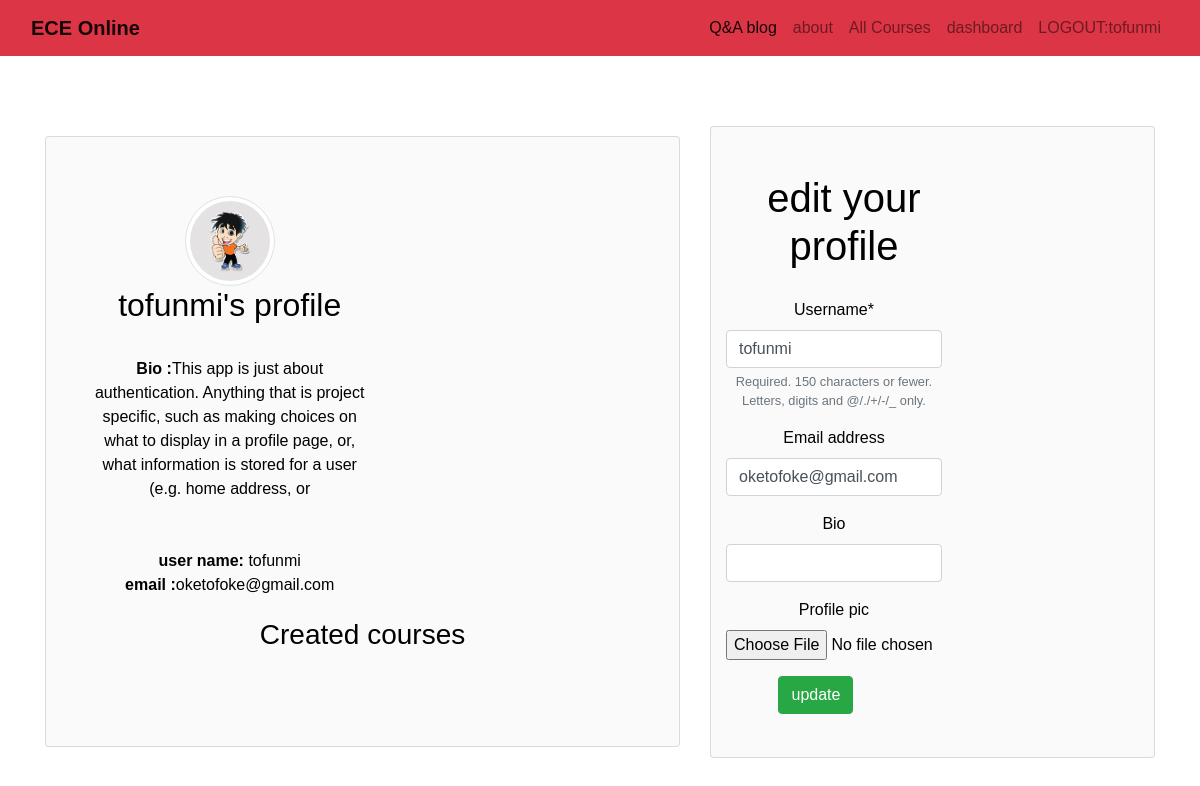
/profile/ (signed in), run on the app's committed database.
### user/models.py (models this page shows, shortened)
class Profile(models.Model):
    user = models.OneToOneField(User, on_delete=models.CASCADE)
    level = models.CharField(choices=LEVEL_CHOICE, default='Year one', max_length=30)
    bio = models.CharField(max_length=200)
    profile_pic = models.ImageField(default='default.jpg', upload_to = 'profile_pics')
    matric = models.IntegerField(null=True,blank=True)
    is_teacher = models.BooleanField('teacher status', default=False)
    USERNAME_FIELD = 'matric'

### user/views.py (the view)
# urls.py: path('', views.myprofile, name='profile'),
@login_required
def myprofile(request):
    user_profile = get_user_profile(request)
    user_courses = get_user_courses(request)
    teachers_courses= Course.objects.filter(owner=request.user)
    if request.method== 'POST':
        u_form = userUpdateForm(request.POST,instance=request.user)
        p_form = profileUpdateForm(request.POST,request.FILES,instance=request.user.profile)
        if u_form.is_valid() and p_form.is_valid():
            u_form.save()
            p_form.save()
            messages.success(request, 'Profile updated successfully',
            extra_tags='alert alert-success  alert-dismissible fade show')
            return redirect('user:profile')
        else:
            messages.error(request, 'Error updating your profile', extra_tags='alert alert-error  alert-dismissible fade show')
            return redirect('user:profile')
    else:
        u_form = userUpdateForm(instance=request.user)
        p_form = profileUpdateForm(instance=request.user)
    context= {
        'user_profile':user_profile,
        'user_courses':user_courses,
        'teachers_courses':teachers_courses,
        'u_form':u_form,
        'p_form':p_form,
    }
    return render(request,'profile/profile.html',context)

### user/forms.py
class userUpdateForm(forms.ModelForm):
    class Meta:
        model = User
        fields = ('username', 'email',)

class profileUpdateForm(forms.ModelForm):
    bio = forms.CharField(required=False)
    profile_pic = forms.ImageField(required=False)
    class Meta:
        model = Profile
        fields = ('bio', 'profile_pic',)

### user/views.py (called while the page is built)
def get_user_profile(request):
    user_profile_qs = Profile.objects.filter(user=request.user)
    return user_profile_qs.first()

def get_user_courses(request):
    user_courses_qs = request.user.courses_joined.values()
    return user_courses_qs

### user/templates/profile/profile.html (shortened to what this page needs)
{% extends 'lms/base.html' %}
{% load crispy_forms_tags %}
{% load static %}
{% block body %}
<div class="row">
    <div class="col-sm-12 col-md-7">
        <div class="card" style="background-color: rgba(249, 249, 249, 0.8);">
            <div class="row">
                <div class="col-sm-12 col-md-5 col-lg-7">
                    <div class="card-body">
                        <div class="user-image">
                            <img src="{{user_profile.profile_pic.url}}" alt="{{current_user}} profile picture"
                                class='img-thumbnail rounded-circle' style="display: inline-block;
                                width: 90px;
                                height: 90px;
                                border-radius: 50%;
                                object-fit: cover;
                                background-position: center center;
                                background-size: cover;" />
                        </div>
                        <h2>{{user_profile.user.username}}'s profile</h2><br>
                        {% if request.user.profile.bio == None %}
                        {% else %}
                        <span style="font-weight:800">Bio :</span>{{user_profile.bio}}<br><br><br>
                        {% endif %}
                        <span style="font-weight: 800;">user name:</span> {{user_profile.user.username}}<br>
                        <span style="font-weight:800">email :</span>{{user_profile.user.email}}<br>
                    </div>
                </div>
            </div>
            <div class="container-fluid">
                {% if request.user.profile.is_teacher %}
                <h3 style="color: black;">Created courses</h3><br>
            {% endif %}<br>
        </div>
    </div>
</div>
<div class="col-sm-12 col-md-5">
    <div class="card" style="background-color: rgba(249, 249, 249, 0.8);">
        <div class="row">
            <div class="col-sm-12 col-md-5 col-lg-7">
                <div class="container-fluid">
                    <h1 style="padding: 20px 0px 20px 20px;">edit your profile</h1>
                    <form action="." method="post" enctype="multipart/form-data">
                        {{ u_form|crispy }}
                        {{ p_form|crispy }}
                        <div class="form-group">
                            <div class="col-sm-offset-2 col-sm-10">
                                <button type="submit" class="btn btn-success">update</button>
                            </div>
                        </div>
                    </form>
                </div>
            </div>
        </div>
    </div>
</div>
{% endblock %}

### lms/templates/lms/base.html (shortened to what this page needs)
{% load static %}
{% load i18n %}
{% load account socialaccount %}
<!DOCTYPE html>
<html lang="en">
<head>
    <link rel="stylesheet" href="{% static 'class19/css/bootstrap.min.css'%}"/>
    <link rel="stylesheet" href="{% static 'class19/css/font-awesome.min.css' %}"/>
  <link rel="stylesheet" type="text/css" href="{% static 'finalyearproject/style.css' %}">
  <!DOCTYPE html><html><head>  <meta charset="utf-8" />
</head>
<body>
    <nav class="navbar navbar-expand-lg sticky-top navbar-light ">
    <div class="container-fluid">
        <div class="navbar-header">
            <a class="navbar-brand logo" href="{% url 'lms:course_list' %}" >
                ECE Online
            </a>
        </div>
        <div class="collapse navbar-collapse " id="collapsibleNavbar">
            <ul class="navbar-nav ml-auto mt-2 mt-lg-0" >
                <li class="nav-item active" >
                    <a class="nav-link"  href="{% url 'QA:daily_question' %}" >Q&A blog</a >
                </li >
                <li class="nav-item" >
                    <a class="nav-link iden" href="#" >about</a >
                </li >
                <li>
                    <a class="nav-link iden" href="{% url 'lms:course_list' %}" >All Courses</a>
                </li>
                {% if user.is_authenticated %}
                <li class="nav-item" >
                        <a class="nav-link iden" href="{% url 'user:profile' %}" >dashboard</a >
                </li >
                <li>
                        <a href="{% url 'account_logout' %}" class="nav-link">  LOGOUT:{{request.user.username}} </a>
                    </li>
                {% endif %}
            </ul >
            </div >
        </div>
    </nav>
    <br><br>
    <div class="container">
        {% block body %}
        {% endblock %}
    </div >
    </body >
</html >

### static/finalyearproject/style.css (style rules this page uses)
body { background-image: url(https://i.ibb.co/vJVjdkg/20200120-121952-1.jpg) ; color: #FDFFFC; text-align: center; color: black; margin-top: 0px; margin-bottom: 0px; font-family: arial, Helvetica; background-repeat: no-repeat; background-size: cover; }
.card { margin: 5% 0%; padding: 6% 0%; color:black; }
.card-body { margin: 0% 0% 0% 3%; padding: 6% 10%; }
.navbar { background-color: #dc3545; margin:0; }
.logo { font-weight:900; font-family: Impact, Haettenschweiler, 'Arial Narrow Bold', sans-serif; }

### data on the page
Profile: profile_pic (placeholder picture), user.username "tofunmi", bio "This app is just about authentication. Anything that is project specific, such as making choices on what to display in a profile page, or, what information is stored for a user (e.g. home address, or", user.email "oketofoke@gmail.com"

### other printed values
{{ request.user.username }} "tofunmi"
